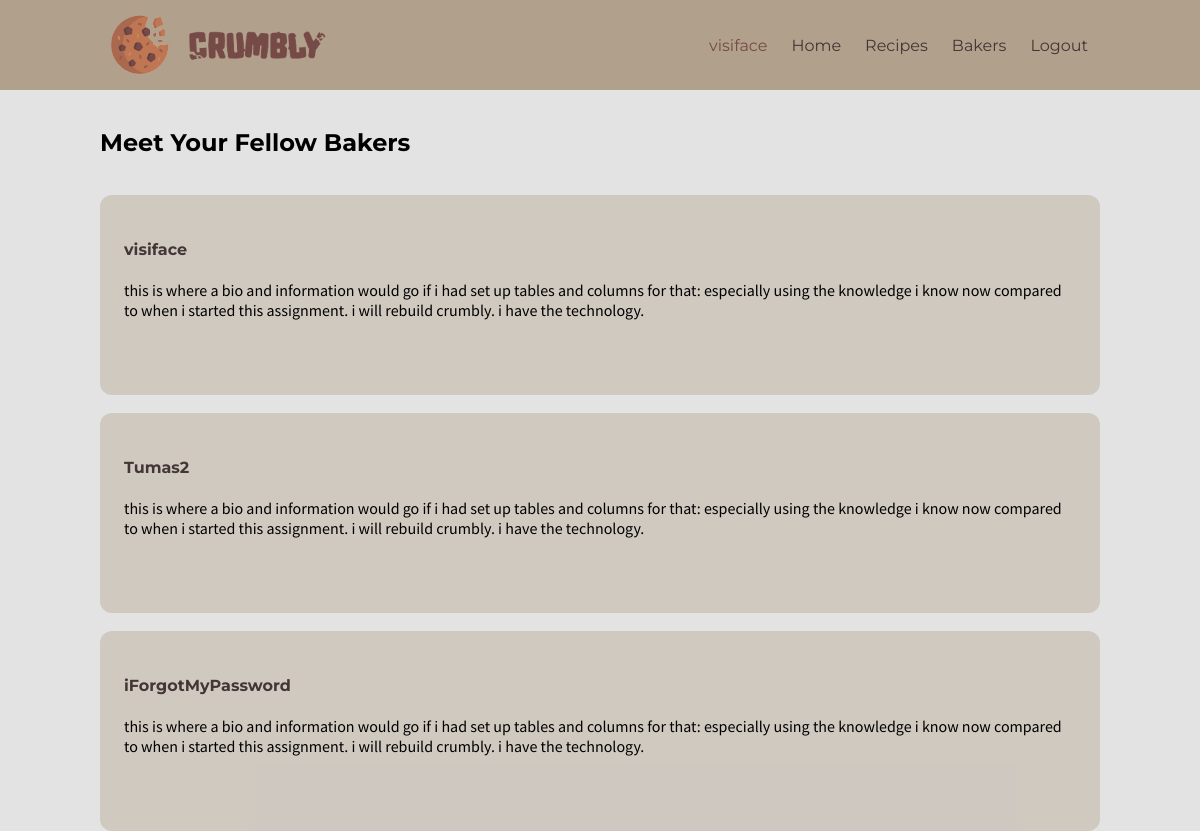
/members.php (signed in), run on the app's committed database.
### tables this page shows
CREATE TABLE `users` (
  `usersID` int(11) NOT NULL,
  `usersUsername` varchar(128) NOT NULL,
  `usersEmail` varchar(128) NOT NULL,
  `usersPassword` varchar(128) NOT NULL,
  `avatar` text DEFAULT NULL
);

### members.php (the view, shortened to what this page needs)
<?php
  include_once("header.php");
?>
<br>
<div class="font-mont">
  <h2>Meet Your Fellow Bakers</h2>
</div>
<?php
  global $conn;
  $sql = "SELECT * FROM users";
  if ($result = mysqli_query($conn, $sql)) {
    if( $result->num_rows > 0 ){
      while($obj = $result->fetch_object()){?>
        <br>
        <div class="profile-info rounded font-sans">
          <h4 class="profile-title font-mont no-txt-decor">
            <a href="profile.php?user_ID=<?= $obj->usersID ?>">
              <?= $obj->usersUsername; ?>
            </a>
          </h4>
          this is where a bio and information would go if i had set up tables and columns for that: especially using the knowledge i know now compared to when i started this assignment. i will rebuild crumbly. i have the technology.
        </div>
        <?php
        }
      }
    }?>
<?php include_once("footer.php"); ?>

### css/style.css (style rules this page uses)
* { box-sizing: border-box; }
body, html { margin: 0px; padding: 0px; background-color: var(--main-bg-color); width: 100%; }
.no-txt-decor a { text-decoration: none; color: var(--secondary-txt-color); cursor: pointer; }
.font-sans { font-family: 'Source Sans Pro', sans-serif; }
.font-mont { font-family: 'Montserrat', sans-serif; }
.profile-info { background-color: rgba(177, 160, 139, 0.40); padding: 24px; width: 100%; min-height: 200px; }
.profile-title { color: var(--primary-txt-color); }
.rounded { border-radius: 12px; }

### data on the page
users: usersUsername "visiface"
users: usersUsername "Tumas2"
users: usersUsername "iForgotMyPassword"

### other printed values
$_SESSION["usersUsername"] "visiface"
$link_value "Home"
$link_value "Recipes"
$link_value "Bakers"
